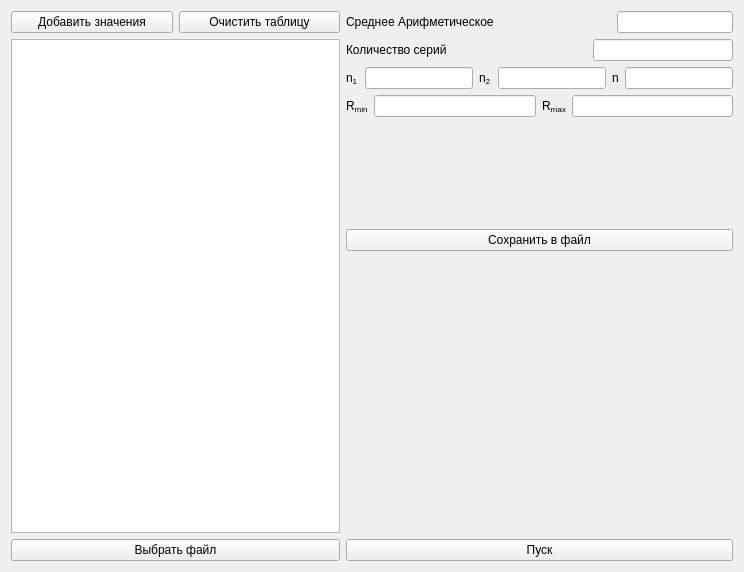
<?xml version="1.0" encoding="UTF-8"?>
<ui version="4.0">
 <class>MainWindow</class>
 <widget class="QMainWindow" name="MainWindow">
  <property name="geometry">
   <rect>
    <x>0</x>
    <y>0</y>
    <width>744</width>
    <height>572</height>
   </rect>
  </property>
  <property name="windowIcon">
   <iconset resource="../res/res.qrc">
    <normaloff>:/img/icon.jpg</normaloff>:/img/icon.jpg</iconset>
  </property>
  <property name="styleSheet">
   <string notr="true"/>
  </property>
  <widget class="QWidget" name="centralWidget">
   <layout class="QHBoxLayout" name="horizontalLayout_6">
    <item>
     <layout class="QVBoxLayout" name="verticalLayout">
      <item>
       <layout class="QHBoxLayout" name="horizontalLayout_4">
        <item>
         <widget class="QPushButton" name="add">
          <property name="text">
           <string>Добавить значения</string>
          </property>
         </widget>
        </item>
        <item>
         <widget class="QPushButton" name="clearTable">
          <property name="text">
           <string>Очистить таблицу</string>
          </property>
         </widget>
        </item>
       </layout>
      </item>
      <item>
       <widget class="QTableView" name="table"/>
      </item>
      <item>
       <widget class="QPushButton" name="openFile">
        <property name="text">
         <string>Выбрать файл</string>
        </property>
       </widget>
      </item>
     </layout>
    </item>
    <item>
     <layout class="QVBoxLayout" name="verticalLayout_2">
      <item>
       <layout class="QHBoxLayout" name="horizontalLayout">
        <item>
         <widget class="QLabel" name="meanLabel">
          <property name="maximumSize">
           <size>
            <width>270</width>
            <height>16777215</height>
           </size>
          </property>
          <property name="text">
           <string>Среднее Арифметическое</string>
          </property>
         </widget>
        </item>
        <item>
         <spacer name="horizontalSpacer">
          <property name="orientation">
           <enum>Qt::Horizontal</enum>
          </property>
          <property name="sizeHint" stdset="0">
           <size>
            <width>40</width>
            <height>20</height>
           </size>
          </property>
         </spacer>
        </item>
        <item>
         <widget class="QLineEdit" name="mean">
          <property name="maximumSize">
           <size>
            <width>270</width>
            <height>16777215</height>
           </size>
          </property>
          <property name="readOnly">
           <bool>true</bool>
          </property>
         </widget>
        </item>
       </layout>
      </item>
      <item>
       <layout class="QHBoxLayout" name="horizontalLayout_2">
        <item>
         <widget class="QLabel" name="label_2">
          <property name="text">
           <string>Количество серий</string>
          </property>
         </widget>
        </item>
        <item>
         <spacer name="horizontalSpacer_2">
          <property name="orientation">
           <enum>Qt::Horizontal</enum>
          </property>
          <property name="sizeHint" stdset="0">
           <size>
            <width>40</width>
            <height>20</height>
           </size>
          </property>
         </spacer>
        </item>
        <item>
         <widget class="QLineEdit" name="numberOfSeries">
          <property name="maximumSize">
           <size>
            <width>270</width>
            <height>16777215</height>
           </size>
          </property>
          <property name="readOnly">
           <bool>true</bool>
          </property>
         </widget>
        </item>
       </layout>
      </item>
      <item>
       <layout class="QHBoxLayout" name="horizontalLayout_3">
        <item>
         <widget class="QLabel" name="n1Label">
          <property name="text">
           <string>&lt;html&gt;&lt;head/&gt;&lt;body&gt;&lt;p&gt;n&lt;span style=&quot; vertical-align:sub;&quot;&gt;1&lt;/span&gt;&lt;/p&gt;&lt;/body&gt;&lt;/html&gt;</string>
          </property>
         </widget>
        </item>
        <item>
         <widget class="QLineEdit" name="n1">
          <property name="readOnly">
           <bool>true</bool>
          </property>
         </widget>
        </item>
        <item>
         <widget class="QLabel" name="n2Label">
          <property name="text">
           <string>&lt;html&gt;&lt;head/&gt;&lt;body&gt;&lt;p&gt;n&lt;span style=&quot; vertical-align:sub;&quot;&gt;2&lt;/span&gt;&lt;/p&gt;&lt;/body&gt;&lt;/html&gt;</string>
          </property>
         </widget>
        </item>
        <item>
         <widget class="QLineEdit" name="n2">
          <property name="readOnly">
           <bool>true</bool>
          </property>
         </widget>
        </item>
        <item>
         <widget class="QLabel" name="n3Label">
          <property name="text">
           <string>&lt;html&gt;&lt;head/&gt;&lt;body&gt;&lt;p&gt;n&lt;/p&gt;&lt;/body&gt;&lt;/html&gt;</string>
          </property>
         </widget>
        </item>
        <item>
         <widget class="QLineEdit" name="n3">
          <property name="readOnly">
           <bool>true</bool>
          </property>
         </widget>
        </item>
       </layout>
      </item>
      <item>
       <layout class="QHBoxLayout" name="horizontalLayout_5">
        <item>
         <widget class="QLabel" name="RminLable">
          <property name="text">
           <string>&lt;html&gt;&lt;head/&gt;&lt;body&gt;&lt;p&gt;R&lt;span style=&quot; vertical-align:sub;&quot;&gt;min&lt;/span&gt;&lt;/p&gt;&lt;/body&gt;&lt;/html&gt;</string>
          </property>
         </widget>
        </item>
        <item>
         <widget class="QLineEdit" name="Rmin">
          <property name="readOnly">
           <bool>true</bool>
          </property>
         </widget>
        </item>
        <item>
         <widget class="QLabel" name="RmaxLable">
          <property name="text">
           <string>&lt;html&gt;&lt;head/&gt;&lt;body&gt;&lt;p&gt;R&lt;span style=&quot; vertical-align:sub;&quot;&gt;max&lt;/span&gt;&lt;/p&gt;&lt;/body&gt;&lt;/html&gt;</string>
          </property>
         </widget>
        </item>
        <item>
         <widget class="QLineEdit" name="Rmax">
          <property name="readOnly">
           <bool>true</bool>
          </property>
         </widget>
        </item>
       </layout>
      </item>
      <item>
       <widget class="QLabel" name="result">
        <property name="minimumSize">
         <size>
          <width>0</width>
          <height>100</height>
         </size>
        </property>
        <property name="text">
         <string/>
        </property>
        <property name="alignment">
         <set>Qt::AlignCenter</set>
        </property>
       </widget>
      </item>
      <item>
       <widget class="QPushButton" name="saveToFile">
        <property name="text">
         <string>Сохранить в файл</string>
        </property>
       </widget>
      </item>
      <item>
       <spacer name="verticalSpacer">
        <property name="orientation">
         <enum>Qt::Vertical</enum>
        </property>
        <property name="sizeHint" stdset="0">
         <size>
          <width>20</width>
          <height>18</height>
         </size>
        </property>
       </spacer>
      </item>
      <item>
       <widget class="QPushButton" name="execute">
        <property name="text">
         <string>Пуск</string>
        </property>
       </widget>
      </item>
     </layout>
    </item>
   </layout>
  </widget>
 </widget>
 <layoutdefault spacing="6" margin="11"/>
 <resources>
  <include location="../res/res.qrc"/>
 </resources>
 <connections/>
</ui>
